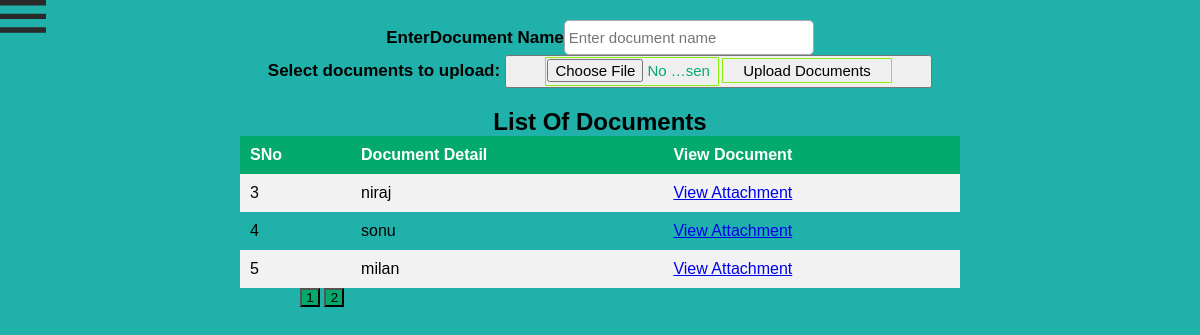
Page /documentmanage.php (signed in) on the committed database.
### tables this page shows
CREATE TABLE `document` (
  `id` int(11) NOT NULL,
  `doc_name` text NOT NULL,
  `doc_url` varchar(100) NOT NULL
);

### documentmanage.php (the view, shortened to what this page needs)
<?php
include 'dashboard.php';
include 'db/dbconnect.php';
?>
<!DOCTYPE html>
<html>
<head>
  <link rel="stylesheet" href="css/style.css">
</head>
<body>
  <label class="custom-upload">
    <form id="Docname" action="" method="post" enctype="multipart/form-data">
      <label> EnterDocument Name</label><input class="text1" type="text" name="text" placeholder="Enter document name"><br>
      Select documents to upload:
      <button class="btn1">
        <input class="text2" type="file" name="fileToUpload" id="fileToUpload">
        <input class="text2" type="submit" value="Upload Documents" name="submit"></button>
    </form>
  </label>
  <h2>List Of Documents</h2>
  <table>
    <tr>
      <th>SNo</th>
      <th>Document Detail</th>
      <th>View Document</th>
    </tr>
    <?php
    $sql = "SELECT * FROM document ";
    $result = mysqli_query($conn, $sql);
    $total_records = mysqli_num_rows($result);
    $num_per_page = 03;
    $total_pages = ceil($total_records / $num_per_page);
    if (isset($_GET["page"])) {
      $page = $_GET["page"];
    } else {
      $page = 1;
    }
    $start_from = ($page - 1) * $num_per_page;
    $sql = "SELECT * FROM document limit $start_from, $num_per_page ";
    $result = mysqli_query($conn, $sql);
    if ($result) {
      while ($row = mysqli_fetch_assoc($result)) {
        $sn = $row['id'];
        $name = $row['doc_name'];
        $url = $row['doc_url'];
        echo ' <tr>
    <td>' . $sn . '</td>
    <td>' . $name . '</td>
    <td><a href="uploads/' . $url . '">View Attachment</a></td>
  </tr> ';
      }
      echo "</table>";
    }
    echo "<div class='page'>";
    for ($i = 1; $i <= $total_pages; $i++) {
      echo "<a  href='documentmanage.php?page= $i' ><button> $i</button>  </a> ";
    }
    ?>
    </div>
    </body>
</html>

### css/style.css (style rules this page uses)
* { margin: 0; padding: 0; }
body { font-size: 100%; font-family: sans-serif; }
body { background-color: lightseagreen; }
table { border-collapse: collapse; width: 60%; margin-left: auto; margin-right: auto; }
th, td { text-align: left; padding: 10px; }
tr:nth-child(even) { background-color: #f2f2f2 }
th { background-color: #04AA6D; color: white; }
h2 { text-align: center; }
.page { margin-left: 300px; }
.page a { text-decoration: none; }
.page a button { width: 20px; background-color: #04AA6D; cursor: pointer; }
.custom-upload { text-align: center; font-size:17px ; font-weight: bold; padding: 5px 8px; }
.btn1 { cursor: pointer; color: #04AA6D; }
input[type="file"] { cursor: pointer; }
.text1 { font-size: 15px; height: 25px; border-radius: 5px; padding: 4px; border: solid thin #aaa; width: 20%; cursor: pointer; }
.text2 { font-size: 15px; height: 25px; border-radius: 1px; padding: 1px; border: solid thin rgb(134, 241, 11); width: 40%; cursor: pointer; }

### rows in the picture
document: id "3", doc_name "niraj"
document: id "4", doc_name "sonu"
document: id "5", doc_name "milan"
